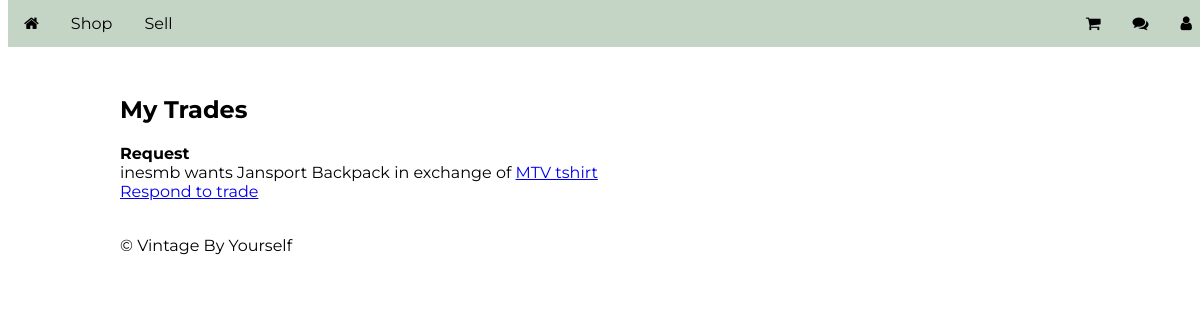
/listing/mytrades (signed in), run on the app's committed database.
### listing/models.py (models this page shows, shortened)
class TradeRequest(models.Model):
    requester = models.ForeignKey(User, on_delete=models.CASCADE)
    receiver_username = models.CharField(max_length=100)
    is_accepted = models.BooleanField(default=False)
    is_rejected = models.BooleanField(default=False)
    is_concluded = models.BooleanField(default=False)
    products = models.ManyToManyField(TradeProduct)

class TradeProduct(models.Model):
    is_ordered = models.BooleanField(default=False)
    product = models.ForeignKey(Product, on_delete=models.CASCADE)
    def __str__(self):
        return self.product.name

class Product(models.Model):
    CATEGORY_CHOICES = (
        ('clothing', 'CLOTHING'),
        ('furniture', 'FURNITURE'),
        ('electronics', 'ELECTRONICS'),
        ('other', 'OTHER')
    )
    id = models.AutoField(primary_key=True)
    owner = models.ForeignKey(User, on_delete=models.CASCADE)
    name = models.CharField(max_length=200)
    description = models.CharField(max_length=1000)
    price = models.DecimalField(max_digits=7, decimal_places=2)
    count = models.PositiveIntegerField()
    image = models.ImageField(upload_to=get_upload_path, null=True, blank=True)
    category = models.CharField(max_length=50)
    is_deleted = models.BooleanField(default=False)

### listing/views.py (the view)
# urls.py: path('mytrades',login_required(TradeList.as_view()),name = 'mytrades'),
class TradeList(ListView):
    model = TradeRequest
    context_object_name = 'list'
    template_name = 'listing/trade_list.html'
    def get_context_data(self, **kwargs):
        context = ListView.get_context_data(self, **kwargs)
        return context

### listing/templates/listing/trade_list.html (shortened to what this page needs)
{% extends 'listing/base.html' %}
{% load static %}
{% block content %}
	<h1>My Trades</h1>
	<div class="trade">
		{% if list%}
			{% for t in list %}
				{% if not t.is_concluded and t.receiver_username == request.user.username %}
					<p><b>Request</b><br>
						{{t.requester.username}} wants
						{% for p in t.products.all %}
							{% if p.product.owner == request.user %}
								{{p}}
							{% endif %}
						{% endfor %}
						in exchange of
						{% for p in t.products.all %}
							{% if p.product.owner == t.requester %}
								<a href="{% url 'listing:detail' p.product.id %}" class="btn">{{p}}</a> <br/>
							{% endif %}
						{% endfor %}
						<a href="{% url 'listing:tradedecision' t.id %}" class="btn"> Respond to trade</a>
					</p>
				{% endif %}
			{% endfor %}
		{% endif %}
	</div>
{% endblock content %}

### account/static/style.css (style rules this page uses)
body { font-family:"Montserrat"; }
* { box-sizing: border-box; }

### data on the page
TradeRequest: requester.username "inesmb"
TradeProduct: product.name "Jansport Backpack"
TradeProduct: product.name "MTV tshirt"
